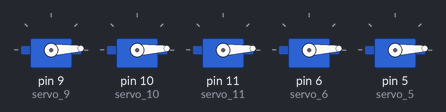
Simulated run of this sketch. Board: Arduino Uno, built with avr-gcc and run on an emulated ATmega328P. On the bench: 5 × servo.

Above: at 0.05 s.
At 0.45 s:
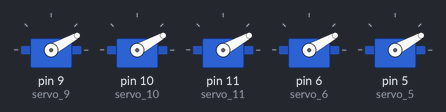
At 0.65 s:
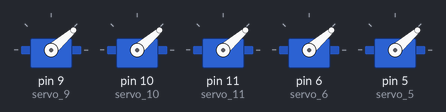
At 1.3 s:
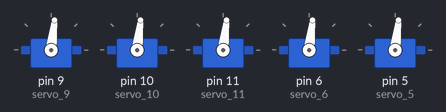
At 1.9 s:
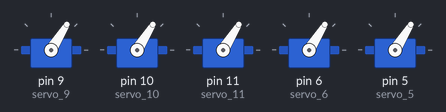
At 2.55 s:
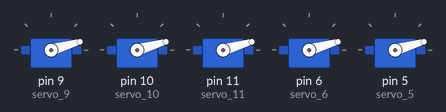
Timing chart, 0 to 6.4 s (numbered marks = the images above):
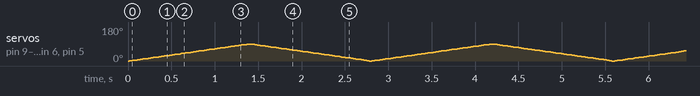

The sketch:

_5_1.ino
```cpp
#include <Servo.h>

int pos = 0;

Servo servo_9;
Servo servo_10;
Servo servo_11;
Servo servo_6;
Servo servo_5;

void setup()
{
  servo_9.attach(9, 500, 2500);
  servo_10.attach(10, 500, 2500);
  servo_11.attach(11, 500, 2500);
  servo_6.attach(6, 500, 2500);
  servo_5.attach(5, 500, 2500);
}

void loop()
{

  for (pos = 0; pos <= 90; pos += 1) {

    servo_9.write(pos);
    servo_10.write(pos);
    servo_11.write(pos);
    servo_6.write(pos);
    servo_5.write(pos);

    delay(15);
  }

   for (pos = 90; pos >= 0; pos -= 1) {

    servo_9.write(pos);
    servo_10.write(pos);
     servo_11.write(pos);
     servo_6.write(pos);
     servo_5.write(pos);

    delay(15);
  }

}
```
